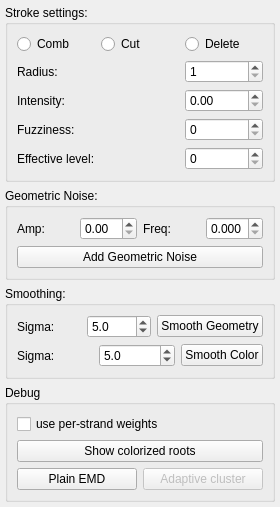
      <widget class="QWidget" name="pageEdit">
       <property name="geometry">
        <rect>
         <x>0</x>
         <y>0</y>
         <width>280</width>
         <height>506</height>
        </rect>
       </property>
       <attribute name="label">
        <string>Hair Editing</string>
       </attribute>
       <layout class="QVBoxLayout" name="verticalLayout_22">
        <property name="margin">
         <number>5</number>
        </property>
        <item>
         <widget class="QGroupBox" name="groupBox_21">
          <property name="title">
           <string>Stroke settings:</string>
          </property>
          <layout class="QGridLayout" name="gridLayout_6">
           <item row="0" column="2">
            <widget class="QRadioButton" name="radioButton_2">
             <property name="text">
              <string>Delete</string>
             </property>
            </widget>
           </item>
           <item row="2" column="2">
            <widget class="QDoubleSpinBox" name="spinBoxStrokeIntensity">
             <property name="singleStep">
              <double>0.200000000000000</double>
             </property>
            </widget>
           </item>
           <item row="1" column="2">
            <widget class="QSpinBox" name="spinBoxStrokeRadius">
             <property name="minimum">
              <number>1</number>
             </property>
            </widget>
           </item>
           <item row="4" column="2">
            <widget class="QSpinBox" name="spinBoxStrokeLevel">
             <property name="maximum">
              <number>3</number>
             </property>
            </widget>
           </item>
           <item row="3" column="2">
            <widget class="QSpinBox" name="spinBoxStrokeFuzziness"/>
           </item>
           <item row="0" column="0">
            <widget class="QRadioButton" name="radioButton">
             <property name="text">
              <string>Comb</string>
             </property>
            </widget>
           </item>
           <item row="0" column="1">
            <widget class="QRadioButton" name="radioButton_3">
             <property name="text">
              <string>Cut</string>
             </property>
            </widget>
           </item>
           <item row="1" column="0" colspan="2">
            <widget class="QLabel" name="label_102">
             <property name="text">
              <string>Radius:</string>
             </property>
            </widget>
           </item>
           <item row="2" column="0" colspan="2">
            <widget class="QLabel" name="label_104">
             <property name="text">
              <string>Intensity:</string>
             </property>
            </widget>
           </item>
           <item row="3" column="0" colspan="2">
            <widget class="QLabel" name="label_106">
             <property name="text">
              <string>Fuzziness:</string>
             </property>
            </widget>
           </item>
           <item row="4" column="0" colspan="2">
            <widget class="QLabel" name="label_111">
             <property name="text">
              <string>Effective level:</string>
             </property>
            </widget>
           </item>
          </layout>
         </widget>
        </item>
        <item>
         <widget class="QGroupBox" name="groupBox_17">
          <property name="title">
           <string>Geometric Noise:</string>
          </property>
          <layout class="QVBoxLayout" name="verticalLayout_23">
           <item>
            <layout class="QHBoxLayout" name="horizontalLayout_69">
             <item>
              <widget class="QLabel" name="label_87">
               <property name="text">
                <string>Amp:</string>
               </property>
              </widget>
             </item>
             <item>
              <widget class="QDoubleSpinBox" name="spinBoxGeoNoiseAmp">
               <property name="singleStep">
                <double>0.100000000000000</double>
               </property>
              </widget>
             </item>
             <item>
              <widget class="QLabel" name="label_88">
               <property name="text">
                <string>Freq:</string>
               </property>
              </widget>
             </item>
             <item>
              <widget class="QDoubleSpinBox" name="spinBoxGeoNoiseFreq">
               <property name="decimals">
                <number>3</number>
               </property>
               <property name="maximum">
                <double>1.000000000000000</double>
               </property>
               <property name="singleStep">
                <double>0.005000000000000</double>
               </property>
              </widget>
             </item>
            </layout>
           </item>
           <item>
            <widget class="QPushButton" name="buttonAddGeoNoise">
             <property name="text">
              <string>Add Geometric Noise</string>
             </property>
            </widget>
           </item>
          </layout>
         </widget>
        </item>
        <item>
         <widget class="QGroupBox" name="groupBox_18">
          <property name="title">
           <string>Smoothing:</string>
          </property>
          <layout class="QVBoxLayout" name="verticalLayout_24">
           <item>
            <layout class="QHBoxLayout" name="horizontalLayout_70">
             <item>
              <widget class="QLabel" name="label_89">
               <property name="text">
                <string>Sigma:</string>
               </property>
              </widget>
             </item>
             <item>
              <widget class="QDoubleSpinBox" name="spinBoxGeoSmoothSigma">
               <property name="decimals">
                <number>1</number>
               </property>
               <property name="value">
                <double>5.000000000000000</double>
               </property>
              </widget>
             </item>
             <item>
              <widget class="QPushButton" name="buttonGeoSmooth">
               <property name="text">
                <string>Smooth Geometry</string>
               </property>
              </widget>
             </item>
            </layout>
           </item>
           <item>
            <layout class="QHBoxLayout" name="horizontalLayout_71">
             <item>
              <widget class="QLabel" name="label_90">
               <property name="text">
                <string>Sigma:</string>
               </property>
              </widget>
             </item>
             <item>
              <widget class="QDoubleSpinBox" name="spinBoxColorSmoothSigma">
               <property name="decimals">
                <number>1</number>
               </property>
               <property name="value">
                <double>5.000000000000000</double>
               </property>
              </widget>
             </item>
             <item>
              <widget class="QPushButton" name="buttonColorSmooth">
               <property name="text">
                <string>Smooth Color</string>
               </property>
              </widget>
             </item>
            </layout>
           </item>
          </layout>
         </widget>
        </item>
        <item>
         <widget class="QGroupBox" name="groupBox_23">
          <property name="title">
           <string>Debug</string>
          </property>
          <layout class="QGridLayout" name="gridLayout_5">
           <item row="3" column="1">
            <widget class="QPushButton" name="buttonBuildPyrAdaptive">
             <property name="enabled">
              <bool>false</bool>
             </property>
             <property name="text">
              <string>Adaptive cluster</string>
             </property>
            </widget>
           </item>
           <item row="3" column="0">
            <widget class="QPushButton" name="buttonSingleScaleEMD">
             <property name="text">
              <string>Plain EMD</string>
             </property>
            </widget>
           </item>
           <item row="0" column="0" colspan="2">
            <widget class="QCheckBox" name="checkBoxUseStrandWeights">
             <property name="text">
              <string>use per-strand weights</string>
             </property>
            </widget>
           </item>
           <item row="1" column="0" colspan="2">
            <widget class="QPushButton" name="buttonShowColorRoots">
             <property name="text">
              <string>Show colorized roots</string>
             </property>
            </widget>
           </item>
          </layout>
         </widget>
        </item>
        <item>
         <spacer name="verticalSpacer_4">
          <property name="orientation">
           <enum>Qt::Vertical</enum>
          </property>
          <property name="sizeHint" stdset="0">
           <size>
            <width>20</width>
            <height>394</height>
           </size>
          </property>
         </spacer>
        </item>
       </layout>
      </widget>
